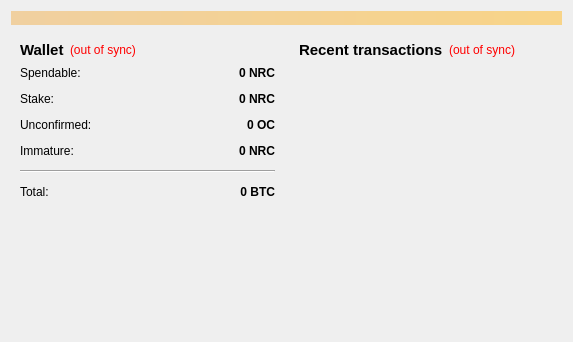
<?xml version="1.0" encoding="UTF-8"?>
<ui version="4.0">
 <class>OverviewPage</class>
 <widget class="QWidget" name="OverviewPage">
  <property name="geometry">
   <rect>
    <x>0</x>
    <y>0</y>
    <width>573</width>
    <height>342</height>
   </rect>
  </property>
  <property name="windowTitle">
   <string>Form</string>
  </property>
  <layout class="QVBoxLayout" name="topLayout">
   <item>
    <widget class="QLabel" name="labelAlerts">
     <property name="visible">
      <bool>false</bool>
     </property>
     <property name="styleSheet">
      <string notr="true">background-color: qlineargradient(x1: 0, y1: 0, x2: 1, y2: 0, stop:0 #F0D0A0, stop:1 #F8D488);  color:#000000
</string>
     </property>
     <property name="wordWrap">
      <bool>true</bool>
     </property>
     <property name="margin">
      <number>3</number>
     </property>
    </widget>
   </item>
   <item>
    <layout class="QHBoxLayout" name="horizontalLayout" stretch="1,1">
     <item>
      <layout class="QVBoxLayout" name="verticalLayout_2">
       <item>
        <widget class="QWidget" name="widget" native="true">
         <layout class="QVBoxLayout" name="verticalLayout_4">
          <item>
           <layout class="QHBoxLayout" name="horizontalLayout_4">
            <item>
             <widget class="QLabel" name="label_5">
              <property name="font">
               <font>
                <pointsize>11</pointsize>
                <weight>75</weight>
                <bold>true</bold>
               </font>
              </property>
              <property name="text">
               <string>Wallet</string>
              </property>
             </widget>
            </item>
            <item>
             <widget class="QLabel" name="labelWalletStatus">
              <property name="toolTip">
               <string>The displayed information may be out of date. Your wallet automatically synchronizes with the Onecoin network after a connection is established, but this process has not completed yet.</string>
              </property>
              <property name="styleSheet">
               <string notr="true">QLabel { color: red; }</string>
              </property>
              <property name="text">
               <string notr="true">(out of sync)</string>
              </property>
              <property name="alignment">
               <set>Qt::AlignLeading|Qt::AlignLeft|Qt::AlignVCenter</set>
              </property>
             </widget>
            </item>
            <item>
             <spacer name="horizontalSpacer_2">
              <property name="orientation">
               <enum>Qt::Horizontal</enum>
              </property>
              <property name="sizeHint" stdset="0">
               <size>
                <width>40</width>
                <height>20</height>
               </size>
              </property>
             </spacer>
            </item>
           </layout>
          </item>
          <item>
           <layout class="QFormLayout" name="formLayout_2">
            <property name="fieldGrowthPolicy">
             <enum>QFormLayout::AllNonFixedFieldsGrow</enum>
            </property>
            <property name="horizontalSpacing">
             <number>12</number>
            </property>
            <property name="verticalSpacing">
             <number>12</number>
            </property>
            <item row="0" column="0">
             <widget class="QLabel" name="label">
              <property name="text">
               <string>Spendable:</string>
              </property>
             </widget>
            </item>
            <item row="0" column="1">
             <widget class="QLabel" name="labelBalance">
              <property name="font">
               <font>
                <weight>75</weight>
                <bold>true</bold>
               </font>
              </property>
              <property name="cursor">
               <cursorShape>IBeamCursor</cursorShape>
              </property>
              <property name="toolTip">
               <string>Your current spendable balance</string>
              </property>
              <property name="text">
               <string notr="true">0 NRC</string>
              </property>
              <property name="alignment">
               <set>Qt::AlignRight|Qt::AlignTrailing|Qt::AlignVCenter</set>
              </property>
              <property name="textInteractionFlags">
               <set>Qt::LinksAccessibleByMouse|Qt::TextSelectableByKeyboard|Qt::TextSelectableByMouse</set>
              </property>
             </widget>
            </item>
            <item row="1" column="0">
             <widget class="QLabel" name="label_6">
              <property name="text">
               <string>Stake:</string>
              </property>
             </widget>
            </item>
            <item row="1" column="1">
             <widget class="QLabel" name="labelStake">
              <property name="font">
               <font>
                <weight>75</weight>
                <bold>true</bold>
               </font>
              </property>
              <property name="cursor">
               <cursorShape>IBeamCursor</cursorShape>
              </property>
              <property name="toolTip">
               <string>Total of coins that was staked, and do not yet count toward the current balance</string>
              </property>
              <property name="text">
               <string notr="true">0 NRC</string>
              </property>
              <property name="alignment">
               <set>Qt::AlignRight|Qt::AlignTrailing|Qt::AlignVCenter</set>
              </property>
              <property name="textInteractionFlags">
               <set>Qt::LinksAccessibleByMouse|Qt::TextSelectableByKeyboard|Qt::TextSelectableByMouse</set>
              </property>
             </widget>
            </item>
            <item row="2" column="0">
             <widget class="QLabel" name="label_3">
              <property name="text">
               <string>Unconfirmed:</string>
              </property>
             </widget>
            </item>
            <item row="2" column="1">
             <widget class="QLabel" name="labelUnconfirmed">
              <property name="font">
               <font>
                <weight>75</weight>
                <bold>true</bold>
               </font>
              </property>
              <property name="cursor">
               <cursorShape>IBeamCursor</cursorShape>
              </property>
              <property name="toolTip">
               <string>Total of transactions that have yet to be confirmed, and do not yet count toward the current balance</string>
              </property>
              <property name="text">
               <string notr="true">0 OC</string>
              </property>
              <property name="alignment">
               <set>Qt::AlignRight|Qt::AlignTrailing|Qt::AlignVCenter</set>
              </property>
              <property name="textInteractionFlags">
               <set>Qt::LinksAccessibleByMouse|Qt::TextSelectableByKeyboard|Qt::TextSelectableByMouse</set>
              </property>
             </widget>
            </item>
            <item row="3" column="0">
             <widget class="QLabel" name="labelImmatureText">
              <property name="text">
               <string>Immature:</string>
              </property>
             </widget>
            </item>
            <item row="3" column="1">
             <widget class="QLabel" name="labelImmature">
              <property name="font">
               <font>
                <weight>75</weight>
                <bold>true</bold>
               </font>
              </property>
              <property name="toolTip">
               <string>Mined balance that has not yet matured</string>
              </property>
              <property name="text">
               <string notr="true">0 NRC</string>
              </property>
              <property name="alignment">
               <set>Qt::AlignRight|Qt::AlignTrailing|Qt::AlignVCenter</set>
              </property>
              <property name="textInteractionFlags">
               <set>Qt::LinksAccessibleByMouse|Qt::TextSelectableByKeyboard|Qt::TextSelectableByMouse</set>
              </property>
             </widget>
            </item>
            <item row="4" column="0" colspan="2">
             <widget class="Line" name="line">
              <property name="orientation">
               <enum>Qt::Horizontal</enum>
              </property>
             </widget>
            </item>
            <item row="5" column="0">
             <widget class="QLabel" name="labelTotalText">
              <property name="text">
               <string>Total:</string>
              </property>
             </widget>
            </item>
            <item row="5" column="1">
             <widget class="QLabel" name="labelTotal">
              <property name="font">
               <font>
                <weight>75</weight>
                <bold>true</bold>
               </font>
              </property>
              <property name="cursor">
               <cursorShape>IBeamCursor</cursorShape>
              </property>
              <property name="toolTip">
               <string>Your current total balance</string>
              </property>
              <property name="text">
               <string notr="true">0 BTC</string>
              </property>
              <property name="alignment">
               <set>Qt::AlignRight|Qt::AlignTrailing|Qt::AlignVCenter</set>
              </property>
              <property name="textInteractionFlags">
               <set>Qt::LinksAccessibleByMouse|Qt::TextSelectableByKeyboard|Qt::TextSelectableByMouse</set>
              </property>
             </widget>
            </item>
           </layout>
          </item>
         </layout>
        </widget>
       </item>
       <item>
        <spacer name="verticalSpacer">
         <property name="orientation">
          <enum>Qt::Vertical</enum>
         </property>
         <property name="sizeHint" stdset="0">
          <size>
           <width>20</width>
           <height>40</height>
          </size>
         </property>
        </spacer>
       </item>
      </layout>
     </item>
     <item>
      <layout class="QVBoxLayout" name="verticalLayout_3">
       <item>
        <widget class="QWidget" name="widget_2" native="true">
         <layout class="QVBoxLayout" name="verticalLayout">
          <item>
           <layout class="QHBoxLayout" name="horizontalLayout_2">
            <item>
             <widget class="QLabel" name="label_4">
              <property name="font">
               <font>
                <pointsize>11</pointsize>
                <weight>75</weight>
                <bold>true</bold>
               </font>
              </property>
              <property name="text">
               <string>&lt;b&gt;Recent transactions&lt;/b&gt;</string>
              </property>
             </widget>
            </item>
            <item>
             <widget class="QLabel" name="labelTransactionsStatus">
              <property name="toolTip">
               <string>The displayed information may be out of date. Your wallet automatically synchronizes with the Noorcoin network after a connection is established, but this process has not completed yet.</string>
              </property>
              <property name="styleSheet">
               <string notr="true">QLabel { color: red; }</string>
              </property>
              <property name="text">
               <string notr="true">(out of sync)</string>
              </property>
              <property name="alignment">
               <set>Qt::AlignRight|Qt::AlignTrailing|Qt::AlignVCenter</set>
              </property>
             </widget>
            </item>
            <item>
             <spacer name="horizontalSpacer">
              <property name="orientation">
               <enum>Qt::Horizontal</enum>
              </property>
              <property name="sizeHint" stdset="0">
               <size>
                <width>40</width>
                <height>20</height>
               </size>
              </property>
             </spacer>
            </item>
           </layout>
          </item>
          <item>
           <widget class="QListView" name="listTransactions">
            <property name="styleSheet">
             <string notr="true">QListView { background: transparent; }</string>
            </property>
            <property name="frameShape">
             <enum>QFrame::NoFrame</enum>
            </property>
            <property name="verticalScrollBarPolicy">
             <enum>Qt::ScrollBarAlwaysOff</enum>
            </property>
            <property name="horizontalScrollBarPolicy">
             <enum>Qt::ScrollBarAlwaysOff</enum>
            </property>
            <property name="selectionMode">
             <enum>QAbstractItemView::NoSelection</enum>
            </property>
           </widget>
          </item>
         </layout>
        </widget>
       </item>
      </layout>
     </item>
    </layout>
   </item>
  </layout>
 </widget>
 <resources/>
 <connections/>
</ui>
